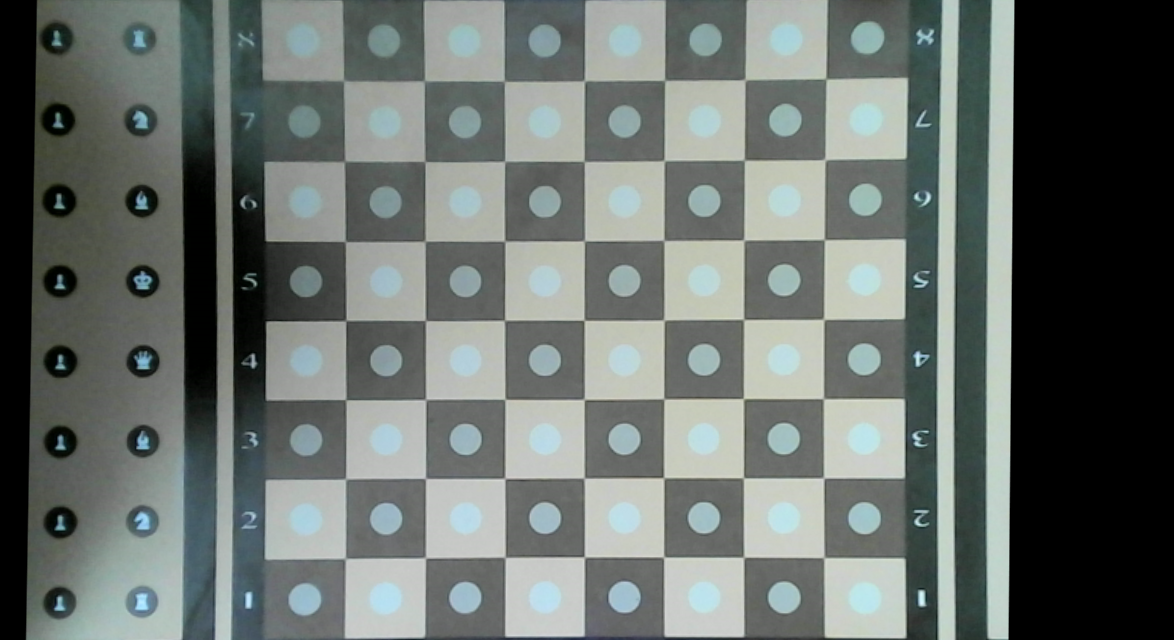
#> input picture vision/reference_empty.png, 1174 x 640 px
$ python -i piece_classifier.py   (imports and definitions only)   (older library calls are emulated)
#> lines starting #> are read from the running program, lines starting #| are printed output that depends on the picture
"""
vision/piece_classifier.py
==========================
Classifies the *type* of a piece (pawn, rook, knight, bishop, queen, king)
by multi-scale template matching against the reference images stored in
``pieces/`` (``<Type>_<Color>.png``) or real camera samples stored in
``pieces/samples/<type>_<color>/``.

Also provides:
* ``locate_puck_center(gray)`` — dynamic localization of the physical circular
  puck within a square ROI (tolerant to off-center pieces, cast shadows, and
  printed square target dots).
* ``detect_puck_color(gray, center)`` — illumination-invariant relative contrast
  classifier separating white and black pieces around the located center.

Usage
-----
    clf = PieceClassifier()
    piece, conf = clf.classify(roi, color="white")   # ("knight", 0.81)
"""

from __future__ import annotations

import logging
from pathlib import Path
from typing import Optional

import cv2
import numpy as np

from . import config as cfg

log = logging.getLogger(__name__)

_PIECE_TYPES = ("pawn", "rook", "knight", "bishop", "queen", "king")
_TEMPLATE_SIZE = 64  # px, reference icon resized to this before scaling

# Amostras reais: normalizacao 80x80; com auto-centralizacao do disco,
# busca 28x28 ao redor do centro (40, 40) com molde central de 22x22.
_SAMPLE_NORM = 80
_SEARCH_BOX = (26, 54)  # 28x28 search window around centered icon
_TPL_BOX = (29, 51)     # 22x22 template window

# ---------------------------------------------------------------------------
# Precomputed concentric kernels for dynamic puck localization (80x80 scale)
# ---------------------------------------------------------------------------

_KY, _KX = np.ogrid[-25:26, -25:26]
_KR = np.sqrt(_KX ** 2 + _KY ** 2)


def _norm_kernel(mask: np.ndarray) -> np.ndarray:
    k = mask.astype(np.float32)
    s = float(k.sum())
    return k / s if s > 0 else k


_K_ICON  = _norm_kernel(_KR <= 8.5)
_K_MOAT  = _norm_kernel((_KR >= 11.0) & (_KR <= 14.2))
_RIM_BAND = (_KR >= 14.8) & (_KR <= 19.0)
_K_RIM_N = _norm_kernel(_RIM_BAND & (_KY < -4))
_K_RIM_S = _norm_kernel(_RIM_BAND & (_KY >  4))
_K_RIM_W = _norm_kernel(_RIM_BAND & (_KX < -4))
_K_RIM_E = _norm_kernel(_RIM_BAND & (_KX >  4))

_YG80, _XG80 = np.ogrid[:_SAMPLE_NORM, :_SAMPLE_NORM]


def _to_gray80(img: np.ndarray) -> np.ndarray:
    """Convert BGR/gray image to 80x80 float32 grayscale."""
    if img.ndim == 3:
        gray = cv2.cvtColor(img, cv2.COLOR_BGR2GRAY)
    else:
        gray = img
    if gray.shape[0] != _SAMPLE_NORM or gray.shape[1] != _SAMPLE_NORM:
        gray = cv2.resize(gray, (_SAMPLE_NORM, _SAMPLE_NORM), interpolation=cv2.INTER_AREA)
    return np.asarray(gray, dtype=np.float32)


def locate_puck_center(gray: np.ndarray) -> tuple[int, int, float, float]:
    """
    Locate the physical puck center ``(cx, cy)`` in an 80x80 grayscale ROI.

    Combines 4 concentric geometric invariants of the physical pieces:
    1. High gradient & local standard deviation inside the central icon (r <= 8.5 px).
    2. Low gradient & uniform intensity in the solid puck body moat (11.0 <= r <= 14.2 px).
    3. 360-degree circular outer rim edges across all 4 quadrants (14.8 <= r <= 19.0 px).

    Returns
    -------
    (cx, cy, structural_score, icon_std)
        ``cx, cy`` in [14..66] on the 80x80 grid, ``structural_score`` measuring
        3D puck + icon presence (empty squares < 2500, occupied > 10000), and
        ``icon_std`` (local std inside r <= 8.5 around ``(cx, cy)``).
    """
    # Percentile-normalize the square ROI before structural scoring so that
    # dim rooms (0.5x brightness) and bright spotlights (1.35x brightness)
    # produce identical gradient and moat-std scales.
    g_raw = _to_gray80(gray)
    p5, p95 = np.percentile(g_raw, (5, 95))
    span = max(25.0, float(p95 - p5))
    g_norm = np.clip((g_raw - p5) * (220.0 / span) + 18.0, 0.0, 255.0).astype(np.float32)
    g_eq = cv2.createCLAHE(clipLimit=2.2, tileGridSize=(4, 4)).apply(
        g_norm.astype(np.uint8)
    ).astype(np.float32)
    g = 0.65 * g_norm + 0.35 * g_eq
    g2 = g * g
    gx = cv2.Sobel(g, cv2.CV_32F, 1, 0, ksize=3)
    gy = cv2.Sobel(g, cv2.CV_32F, 0, 1, ksize=3)
    grad = np.hypot(gx, gy)

    m_icon = cv2.filter2D(g, cv2.CV_32F, _K_ICON)
    std_icon = np.sqrt(np.maximum(0.0, cv2.filter2D(g2, cv2.CV_32F, _K_ICON) - m_icon * m_icon))

    g_norm2 = g_norm * g_norm
    m_moat = cv2.filter2D(g_norm, cv2.CV_32F, _K_MOAT)
    std_moat = np.sqrt(np.maximum(0.0, cv2.filter2D(g_norm2, cv2.CV_32F, _K_MOAT) - m_moat * m_moat))

    r_icon = cv2.filter2D(grad, cv2.CV_32F, _K_ICON)
    r_moat = cv2.filter2D(grad, cv2.CV_32F, _K_MOAT)

    r_N = cv2.filter2D(grad, cv2.CV_32F, _K_RIM_N)
    r_S = cv2.filter2D(grad, cv2.CV_32F, _K_RIM_S)
    r_W = cv2.filter2D(grad, cv2.CV_32F, _K_RIM_W)
    r_E = cv2.filter2D(grad, cv2.CV_32F, _K_RIM_E)
    r_rim_sym = (
        np.maximum(1.0, r_N)
        * np.maximum(1.0, r_S)
        * np.maximum(1.0, r_W)
        * np.maximum(1.0, r_E)
    ) ** 0.25

    s_inner = np.maximum(0.0, r_icon - 0.7 * r_moat) * (
        std_icon * 20.0 / ((std_moat + 5.0) ** 2)
    )
    resp = s_inner * r_rim_sym

    sub = resp[14:67, 14:67]
    iy, ix = np.unravel_index(np.argmax(sub), sub.shape)
    cx, cy = int(ix + 14), int(iy + 14)
    return cx, cy, float(resp[cy, cx]), float(std_icon[cy, cx])


def detect_puck_color(
    img: np.ndarray,
    center: Optional[tuple[int, int]] = None,
    split_thresh: Optional[float] = None,
) -> tuple[str, float]:
    """
    Illumination-invariant piece colour detection around the located puck center.

    Combines three concentric relative signals around ``(cx, cy)``:
    1. ``icon_asym``: asymmetry between bright icon pixels (p85) and dark icon
       pixels (p15) relative to the puck body ring (r = 10.5..14.5 px).
       White pieces have a bright icon on a dark body (icon_asym >> 0);
       black pieces have a dark icon on a light body (icon_asym << 0).
    2. ``rim_diff``: difference between outer rim (r = 15.5..18.0 px) and body ring.
    3. ``body_val`` vs ``split_thresh`` (fallback absolute reference).

    Because ``icon_asym`` and ``rim_diff`` are differences of concentric rings on
    the same puck, additive lighting changes cancel out completely and shadows
    preserve polarity.
    """
    g = _to_gray80(img)
    if center is None:
        cx, cy, _, _ = locate_puck_center(g)
    else:
        cx, cy = int(center[0]), int(center[1])

    d = np.sqrt((_XG80 - cx) ** 2 + (_YG80 - cy) ** 2)
    body_mask = (d >= 10.5) & (d <= 14.5)
    rim_mask  = (d >= 15.5) & (d <= 18.0)
    icon_mask = d <= 8.5

    body_val = float(g[body_mask].mean()) if body_mask.any() else 112.0
    rim_val  = float(g[rim_mask].mean()) if rim_mask.any() else body_val
    icon_px  = g[icon_mask]
    p85 = float(np.percentile(icon_px, 85)) if icon_px.size else body_val
    p15 = float(np.percentile(icon_px, 15)) if icon_px.size else body_val

    if split_thresh is None:
        split_thresh = float(getattr(cfg, "PIECE_PUCK_SPLIT_THRESHOLD", 112.0))

    icon_asym = (p85 - body_val) - (body_val - p15)
    rim_diff  = rim_val - body_val
    score = icon_asym + 1.5 * rim_diff + (split_thresh - body_val) * 0.5

    color = "white" if score >= 0.0 else "black"
    conf = min(1.0, 0.65 + abs(score) / 250.0)
    return color, float(conf)


# [6 lines left out: function _prep_square, not called in this run]


def _extract_icon(
    img: np.ndarray,
    color: Optional[str] = None,
    radius_mask: float = 11.5,
    center: Optional[tuple[int, int]] = None,
) -> tuple[np.ndarray, str]:
    """
    Normaliza a imagem da casa recortada (80x80) para isolar o icone gravado no disco:
    1. Localiza dinamicamente o centro real ``(cx, cy)`` do disco e translada para ``(40, 40)``.
    2. Mede o anel do corpo do disco (raio 10.5-14.5px ao redor do centro real).
    3. Determina a polaridade (branca tem disco escuro com icone claro; preta tem
       disco claro com icone escuro).
    4. Inverte e subtrai o corpo para que o icone fique sempre brilhante sobre fundo preto.
    5. Aplica mascara circular e refina o centro pelo centro de massa do icone.
    """
    gray = _to_gray80(img)
    if center is None:
        cx, cy, _, _ = locate_puck_center(gray)
    else:
        cx, cy = int(center[0]), int(center[1])

    # Translada a imagem para centralizar o disco em (40, 40)
    if cx != 40 or cy != 40:
        M = np.float32([[1.0, 0.0, float(40 - cx)], [0.0, 1.0, float(40 - cy)]])
        centered = cv2.warpAffine(
            gray, M, (_SAMPLE_NORM, _SAMPLE_NORM),
            flags=cv2.INTER_LINEAR, borderMode=cv2.BORDER_REPLICATE,
        )
    else:
        centered = gray

    dist = np.sqrt((_XG80 - 40) ** 2 + (_YG80 - 40) ** 2)
    body_val = float(centered[(dist >= 10.5) & (dist <= 14.5)].mean())

    if color in ("white", "black"):
        det_color = color
    else:
        det_color, _ = detect_puck_color(centered, center=(40, 40))

    if det_color == "black":
        norm = body_val - centered
    else:
        norm = centered - body_val
    norm = np.maximum(0.0, norm)

    mask = (dist <= radius_mask).astype(np.float32)
    norm = norm * mask

    # Refinamento sub-pixel pelo centro de massa do icone isolado
    tot = float(norm.sum())
    if tot > 100.0:
        icx = float((norm * _XG80).sum() / tot)
        icy = float((norm * _YG80).sum() / tot)
        if abs(icx - 40.0) <= 3.5 and abs(icy - 40.0) <= 3.5:
            M2 = np.float32([[1.0, 0.0, 40.0 - icx], [0.0, 1.0, 40.0 - icy]])
            norm = cv2.warpAffine(
                norm, M2, (_SAMPLE_NORM, _SAMPLE_NORM),
                flags=cv2.INTER_LINEAR, borderMode=cv2.BORDER_CONSTANT, borderValue=0.0,
            )

    max_val = float(norm.max())
    if max_val > 5.0:
        norm = (norm / max_val * 255.0).astype(np.uint8)
    else:
        norm = norm.astype(np.uint8)

    return norm, det_color


# [19 lines left out: functions _edge_map, _load_icon, not called in this run]


class PieceClassifier:
    """
    Parameters
    ----------
    pieces_dir : str | Path | None
        Folder with ``<Type>_<Color>.png`` references (default: ``cfg.PIECES_DIR``).
    scales : tuple[float, ...]
        Template sizes as a fraction of the ROI's shorter side.
    rotations : tuple[int, ...]
        Rotations (degrees, multiples of 90) tried for each template.
    """

    # [25 lines left out: function __init__, not called in this run]

    @property
    def has_samples(self) -> bool:
        return any(self._pooled_samples.values())

    # [5 lines left out: function is_ready, not called in this run]

    def sample_counts(self) -> dict[str, int]:
        """Numero de fotos de amostra por '<tipo>_<cor>'."""
        return dict(self._sample_counts)

    # ------------------------------------------------------------------

    # [170 lines left out: functions _load, _load_samples, _classify_samples, _score, classify, not called in this run]

>>> import cv2
>>> picture = cv2.imread('reference_empty.png')
#> picture is the input picture: shape (640, 1174, 3); mean B, G, R 108.3, 111.9, 104.7
>>> result = _extract_icon(picture)
#> in _to_gray80, `gray = cv2.resize(gray, (_SAMPLE_NORM, _SAMPLE_NORM), interpolation=cv..`:
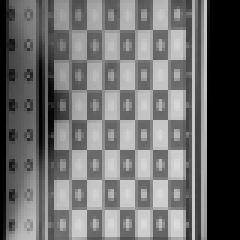
#> gray: shape (80, 80) (shown 3 times larger); min 0, max 219, mean 109.4
#> in locate_puck_center, `p5, p95 = np.percentile(g_raw, (5, 95))`: p5 = 0; p95 = 202
#> in locate_puck_center, `r_E = cv2.filter2D(grad, cv2.CV_32F, _K_RIM_E)`:
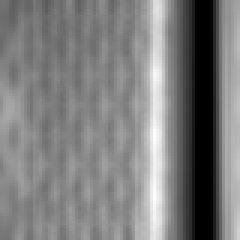
#> r_E: shape (80, 80) float32 (shown 3 times larger); min -5.39e-14, max 446.7, mean 219; drawn with min black and max white
#> in locate_puck_center, `r_rim_sym = ( np.maximum(1.0, r_N) * np.maximum(1.0, r_S) * np.maximum..`:
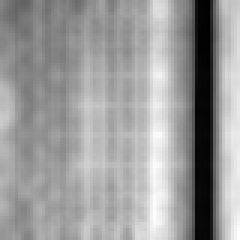
#> r_rim_sym: shape (80, 80) float32 (shown 3 times larger); min 47.26, max 321.1, mean 213.9; drawn with min black and max white
#> in locate_puck_center, `resp = s_inner * r_rim_sym`:
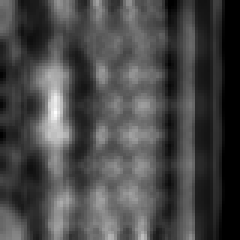
#> resp: shape (80, 80) float32 (shown 3 times larger); min 0, max 15185.1, mean 4318.1; drawn with min black and max white
#> in locate_puck_center, `sub = resp[14:67, 14:67]`:
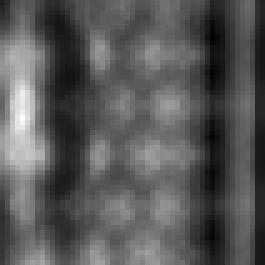
#> sub: shape (53, 53) float32 (shown 5 times larger); min 206, max 15185.1, mean 5410.8; drawn with min black and max white
#> in locate_puck_center, `iy, ix = np.unravel_index(np.argmax(sub), sub.shape)`: iy = 23; ix = 4
#> in locate_puck_center, `cx, cy = int(ix + 14), int(iy + 14)`: cx = 18; cy = 37
#> in _extract_icon, `cx, cy, _, _ = locate_puck_center(gray)`: cx = 18; cy = 37
#> in _extract_icon, `M = np.float32([[1.0, 0.0, float(40 - cx)], [0.0, 1.0, float(40 - cy)]])`: M = [[1, 0, 22], [0, 1, 3]]
#> in _extract_icon, `centered = cv2.warpAffine( gray, M, (_SAMPLE_NORM, _SAMPLE_NORM), flag..`:
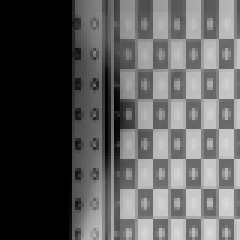
#> centered: shape (80, 80) float32 (shown 3 times larger); min 0, max 217, mean 90.3
#> in _extract_icon, `body_val = float(centered[(dist >= 10.5) & (dist <= 14.5)].mean())`: body_val = 100.6
#> in detect_puck_color, `rim_val  = float(g[rim_mask].mean()) if rim_mask.any() else body_val`: rim_val = 108.1
#> in detect_puck_color, `icon_px  = g[icon_mask]`: icon_px = 225 values, max 183 at index 86, min 1 at index 15, mean 80.1
#> in detect_puck_color, `p85 = float(np.percentile(icon_px, 85)) if icon_px.size else body_val`: p85 = 153.4
#> in detect_puck_color, `p15 = float(np.percentile(icon_px, 15)) if icon_px.size else body_val`: p15 = 10.6
#> in detect_puck_color, `icon_asym = (p85 - body_val) - (body_val - p15)`: icon_asym = -37.29
#> in detect_puck_color, `rim_diff  = rim_val - body_val`: rim_diff = 7.45
#> in detect_puck_color, `score = icon_asym + 1.5 * rim_diff + (split_thresh - body_val) * 0.5`: score = -20.44
#> in detect_puck_color, `color = "white" if score >= 0.0 else "black"`: color = 'black'
#> in detect_puck_color, `conf = min(1.0, 0.65 + abs(score) / 250.0)`: conf = 0.732
#> in _extract_icon, `det_color, _ = detect_puck_color(centered, center=(40, 40))`: det_color = 'black'
#> in _extract_icon, `tot = float(norm.sum())`: tot = 11267.3
#> in _extract_icon, `icx = float((norm * _XG80).sum() / tot)`: icx = 37.53
#> in _extract_icon, `icy = float((norm * _YG80).sum() / tot)`: icy = 39.55
#> in _extract_icon, `M2 = np.float32([[1.0, 0.0, 40.0 - icx], [0.0, 1.0, 40.0 - icy]])`: M2 = [[1, 0, 2.47], [0, 1, 0.448]]
#> in _extract_icon, `norm = cv2.warpAffine( norm, M2, (_SAMPLE_NORM, _SAMPLE_NORM), flags=c..`:
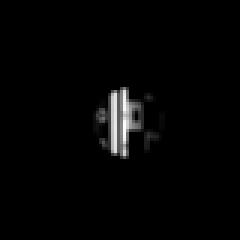
#> norm: shape (80, 80) float32 (shown 3 times larger); min 0, max 95.49, mean 1.8; drawn with min black and max white
#> in _extract_icon, `max_val = float(norm.max())`: max_val = 95.49
